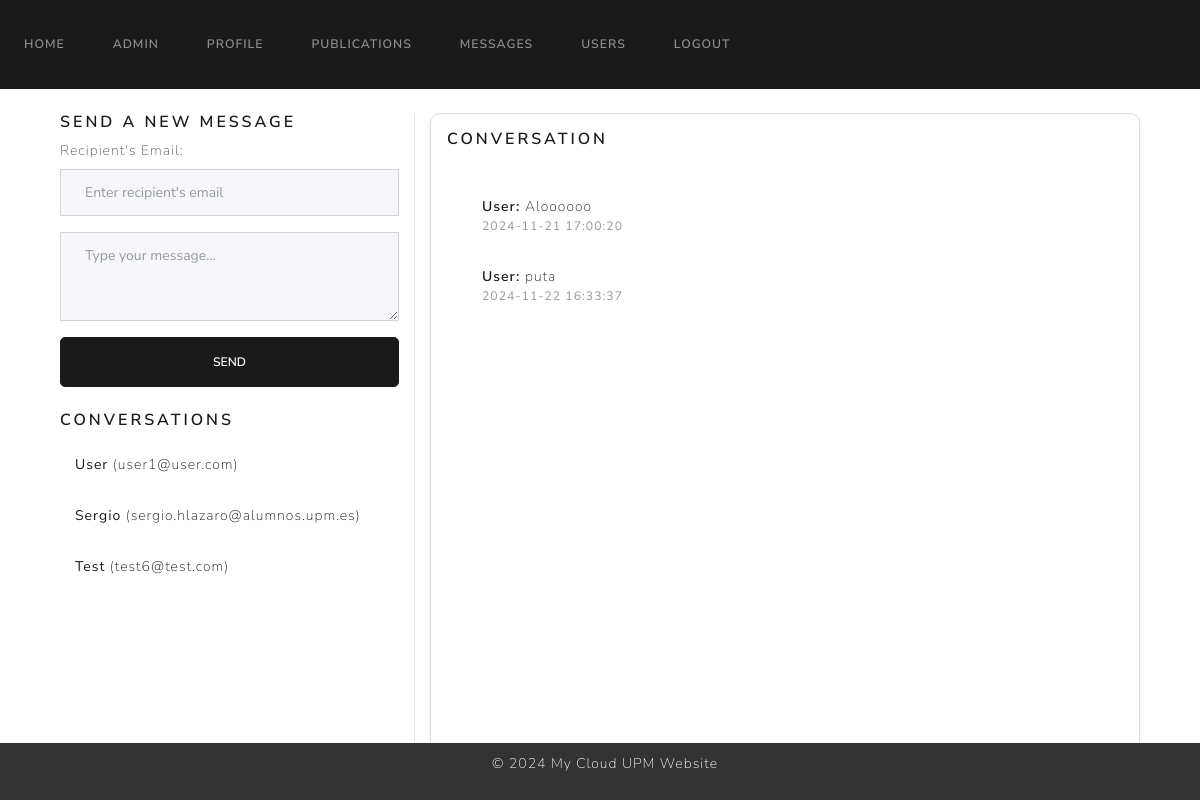
The app's page /messages?user_id=2 (signed in) with its own data.
### website/models.py (models this page shows)
class User(UserMixin, db.Model):
    id = db.Column(db.Integer, primary_key=True)
    name = db.Column(db.String(100), unique=False, nullable=False)
    surname = db.Column(db.String(100), unique=False, nullable=False)
    email = db.Column(db.String(100), unique=True, nullable=False)
    password = db.Column(db.String(100), nullable=False)
    bio = db.Column(db.Text, default="This is my bio.")  # Bio field
    role = db.Column(db.Integer, nullable=False, default=1)  # 0 para admin, 1 para usuario regular
    is_blocked = db.Column(db.Boolean, nullable=False, default=False)  # Nuevo campo para indicar si el usuario está bloqueado
    profile_pic = db.Column(db.String(150), default='default.jpg')
    twitter = db.Column(db.String(255), nullable=True)    # Twitter URL
    linkedin = db.Column(db.String(255), nullable=True)   # LinkedIn URL
    publications = db.relationship('Publication')
    login_records = db.relationship('LoginRecord')

class Message(db.Model):
    id = db.Column(db.Integer, primary_key=True)
    sender_id = db.Column(db.Integer, db.ForeignKey('user.id'), nullable=False)
    receiver_id = db.Column(db.Integer, db.ForeignKey('user.id'), nullable=False)
    content = db.Column(db.Text, nullable=False)
    timestamp = db.Column(db.DateTime, default=func.now())
    sender = db.relationship('User', foreign_keys=[sender_id], backref='sent_messages')
    receiver = db.relationship('User', foreign_keys=[receiver_id], backref='received_messages')

### website/views.py (the view)
@views.route('/messages', methods=['GET'])
@login_required
def messages():
    users_contacted = User.query.filter(
        User.id != current_user.id,
        or_(
            and_(Message.sender_id == current_user.id, Message.receiver_id == User.id),
            and_(Message.receiver_id == current_user.id, Message.sender_id == User.id)
        )
    ).distinct().all()
    selected_user_id = request.args.get('user_id', type=int)
    conversation = None
    if selected_user_id:
        conversation = Message.query.filter(
            or_(
                and_(Message.sender_id == current_user.id, Message.receiver_id == selected_user_id),
                and_(Message.receiver_id == current_user.id, Message.sender_id == selected_user_id)
            )
        ).order_by(Message.timestamp).all()
    return render_template(
        'messages.html',
        user=current_user,
        users_contacted=users_contacted,
        conversation=conversation,
        selected_user_id=selected_user_id
    )

### website/templates/messages.html (shortened to what this page needs)
{% extends "base.html" %}
{% block content %}
<div class="container mt-4">
    <div class="row">
        <div class="col-md-4 border-end">
            <div class="mb-4">
                <h5 class="text-primary">Send a New Message</h5>
                <form action="{{ url_for('views.send_message') }}" method="POST">
                    <div class="mb-3">
                        <label for="receiver_email" class="form-label">Recipient's Email:</label>
                        <input type="email" name="receiver_email" class="form-control" placeholder="Enter recipient's email" required>
                    </div>
                    <div class="mb-3">
                        <textarea name="content" class="form-control" rows="3" placeholder="Type your message..." required></textarea>
                    </div>
                    <button type="submit" class="btn btn-primary w-100">Send</button>
                </form>
            </div>
            <div>
                <h5 class="text-primary">Conversations</h5>
                <ul class="list-group">
                    {% for user in users_contacted %}
                    <li class="list-group-item">
                        <a href="{{ url_for('views.messages', user_id=user.id) }}" class="text-decoration-none">
                            <strong>{{ user.name }}</strong> ({{ user.email }})
                        </a>
                    </li>
                    {% endfor %}
                </ul>
            </div>
        </div>
        <div class="col-md-8">
            <div class="card shadow-sm p-3">
                <h5 class="card-title text-primary">Conversation</h5>
                <div class="card-body" style="height: 625px; overflow-y: auto;">
                    {% if conversation %}
                    <ul class="list-group">
                        {% for message in conversation %}
                        <li class="list-group-item">
                            <strong class="{% if message.sender_id == current_user.id %}text-success{% else %}text-primary{% endif %}">
                                {% if message.sender_id == current_user.id %}You{% else %}{{ message.sender.name }}{% endif %}:
                            </strong>
                            <span>{{ message.content }}</span>
                            <small class="text-muted d-block">{{ message.timestamp }}</small>
                        </li>
                        {% endfor %}
                    </ul>
                    {% else %}
                    <p class="text-muted">Select a user to view the conversation or start a new message on the left.</p>
                    {% endif %}
                </div>
            </div>
        </div>
    </div>
</div>
{% endblock %}

### website/templates/messages.html (style rules this page uses)
.card { border-radius: 10px; border: 1px solid #ddd; }
.list-group-item { border: none; padding: 15px; }
.btn { border-radius: 5px; }
.text-primary { font-weight: 600; }

### records on screen
User: name "User", email "user1@user.com"
User: name "Sergio", email "sergio.hlazaro@alumnos.upm.es"
User: name "Test", email "test6@test.com"
Message: sender.name "User", content "Aloooooo", timestamp "2024-11-21 17:00:20"
Message: sender.name "User", content "puta", timestamp "2024-11-22 16:33:37"
